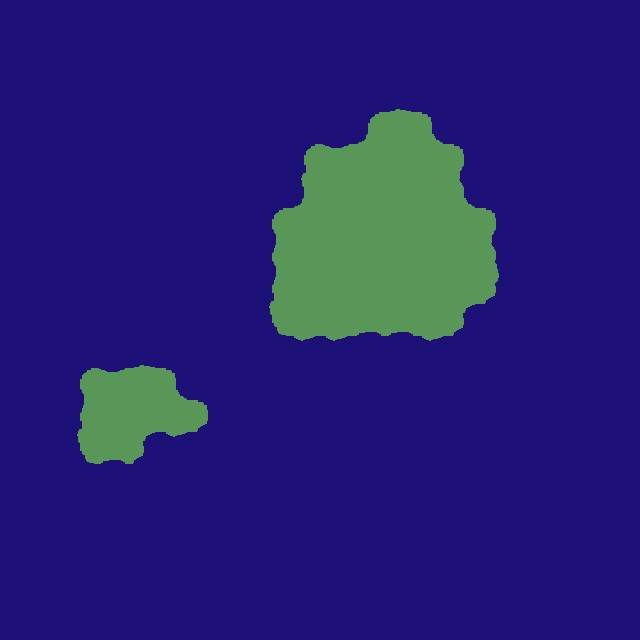

Rendered tile map (Tiled .tmx) drawn with the repository's tilesets; below, a short description and the full map source, tile grids included:
An orthogonal 20x20 tile map with 32x32 px tiles, 1 tile layer (Tile Layer 1).

<map version="1.0" orientation="orthogonal" width="20" height="20" tilewidth="32" tileheight="32">
 <tileset firstgid="1" name="MapTex" tilewidth="32" tileheight="32">
  <image source="MapTex.png" width="1024" height="32" />
 </tileset>
 <layer name="Tile Layer 1" width="20" height="20">
  <data encoding="csv">
16,16,16,16,16,16,16,16,16,16,16,16,16,16,16,16,16,16,16,16,
16,16,16,16,16,16,16,16,16,16,16,16,16,16,16,16,16,16,16,16,
16,16,16,16,16,16,16,16,16,16,16,16,16,16,16,16,16,16,16,16,
16,16,16,16,16,16,16,16,16,16,16,9,12,5,16,16,16,16,16,16,
16,16,16,16,16,16,16,16,16,9,7,10,3,14,5,16,16,16,16,16,
16,16,16,16,16,16,16,16,16,1,3,3,3,3,2,16,16,16,16,16,
16,16,16,16,16,16,16,16,9,10,3,3,3,3,14,5,16,16,16,16,
16,16,16,16,16,16,16,16,18,3,3,3,3,3,3,2,16,16,16,16,
16,16,16,16,16,16,16,16,18,3,3,3,3,3,3,17,16,16,16,16,
16,16,16,16,16,16,16,16,1,3,3,3,3,3,8,11,16,16,16,16,
16,16,16,16,16,16,16,16,15,6,6,13,13,6,11,16,16,16,16,16,
16,16,9,7,12,5,16,16,16,16,16,16,16,16,16,16,16,16,16,16,
16,16,18,3,3,14,5,16,16,16,16,16,16,16,16,16,16,16,16,16,
16,16,1,3,8,6,11,16,16,16,16,16,16,16,16,16,16,16,16,16,
16,16,15,13,11,16,16,16,16,16,16,16,16,16,16,16,16,16,16,16,
16,16,16,16,16,16,16,16,16,16,16,16,16,16,16,16,16,16,16,16,
16,16,16,16,16,16,16,16,16,16,16,16,16,16,16,16,16,16,16,16,
16,16,16,16,16,16,16,16,16,16,16,16,16,16,16,16,16,16,16,16,
16,16,16,16,16,16,16,16,16,16,16,16,16,16,16,16,16,16,16,16,
16,16,16,16,16,16,16,16,16,16,16,16,16,16,16,16,16,16,16,16
</data>
 </layer>
</map>
